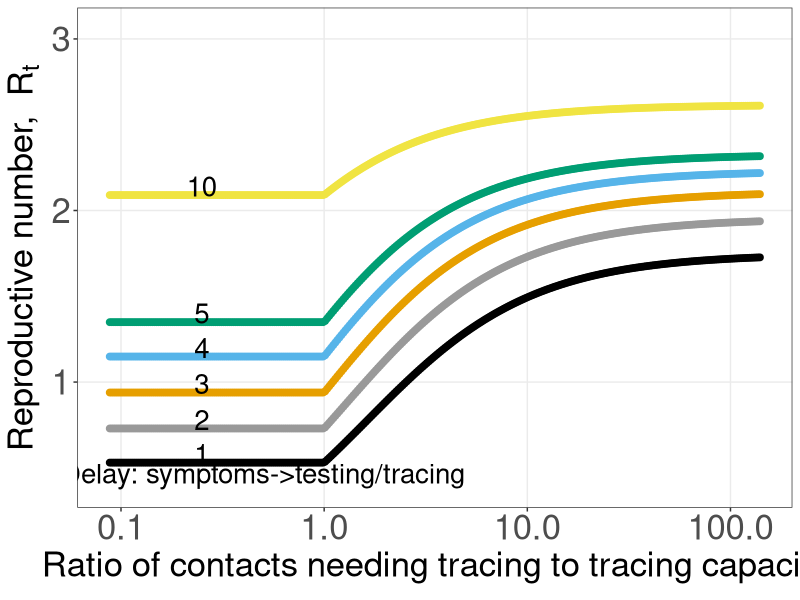
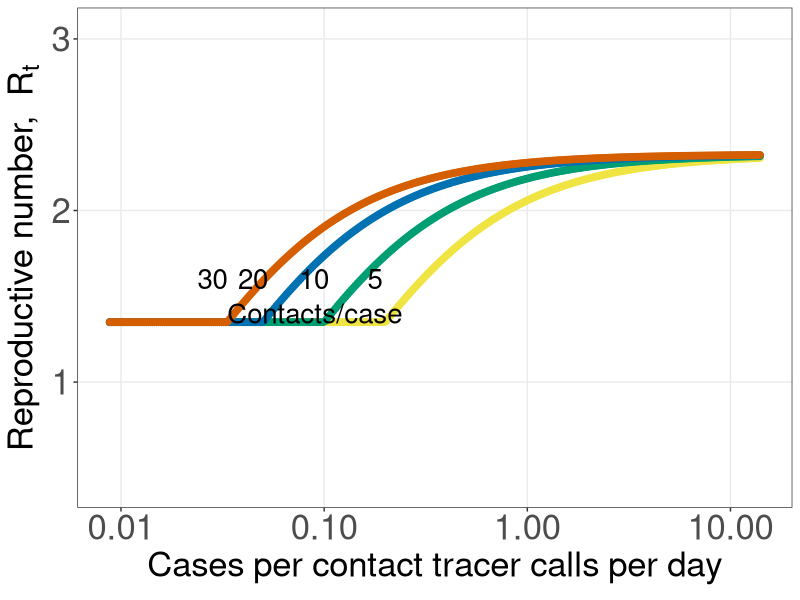
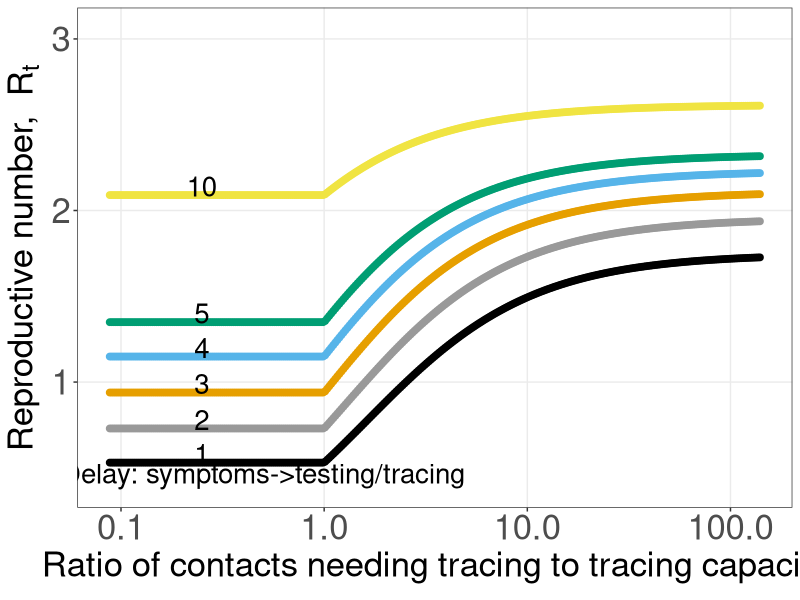
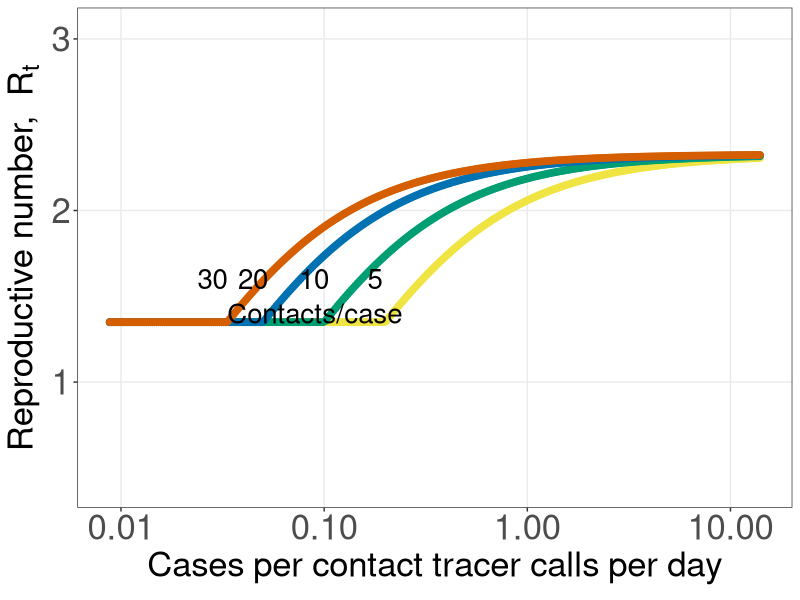
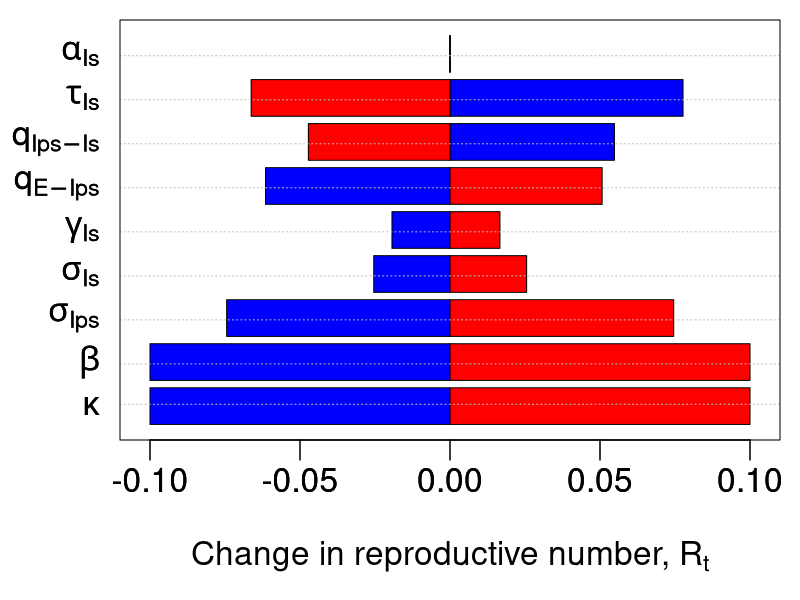

Write the R code that produced these figures, in order.
setwd("c:/marm/research/covid-19/modeling T-CT-I/")
lapply(c("ggplot2","tidyverse","deSolve"),require,character.only=T) #load packages

R0a = function(parsR) { #function for R0 expression
  with(parsR,
       kappa*beta*(S/N)*(sigma_Is*q_Ips_Is/(alpha+gamma_Is+tau_Is+eps_Is_Ips*ftraced+eps_Is_Is*ftraced)*(q_E_Ips/(q_Ips_Is+eps_Ips_Ips*ftraced+eps_Ips_Is*ftraced))
                         +(sigma_Ips*q_E_Ips/(q_Ips_Is+eps_Ips_Ips*ftraced+eps_Ips_Is*ftraced)))*(1/(q_E_Ips+eps_E_Ips*ftraced+eps_E_Is*ftraced))) }
#params
#Infectiousness vs day from He et al gamma distribution parameterized w/ mean, variance
shape=function(mu,sig) mu^2/sig^2;scale = function(mu,sig) sig^2/mu;mn=3.1;sig2=2.15
presympInf=pgamma(2.3,shape=shape(mn,sig2),scale=scale(mn,sig2))/2.3 #relative daily infectiousness pre-symptomatic
postsympInf=(pgamma(7.3,shape=shape(mn,sig2),scale=scale(mn,sig2))-pgamma(2.3,shape=shape(mn,sig2),scale=scale(mn,sig2)))/5 #relative daily infectiousness mildly-symptomatic
ssInf=(pgamma(13.3,shape=shape(mn,sig2),scale=scale(mn,sig2))-pgamma(7.3,shape=shape(mn,sig2),scale=scale(mn,sig2)))/6 #relative daily infectiousness severely-symptomatic

Ninf=c(10^seq(0.2,3.4,by=.01)) # # of cases/infections traced
#Ninf=100 # # of cases/infections traced
Ncont_p_inf= 10 #c(5,10,20,30) # contacts per infection - value before lockdowns 30
NCCTD=12 # # of contacts a contact tracer can contact per day to isolate; 1.5/hr
NCT=15 # # of contact tracers for population - CA target
capcontratio=(NCT*NCCTD)/(Ninf*Ncont_p_inf);capcontratio[capcontratio>1]=1
tdelay=c(1:5,10);testdelay=rep(tdelay,each=length(Ninf))
#tdelay=5;testdelay=rep(tdelay,each=length(Ninf))

pars1 = data.frame(N=100001,S=100001,
                   beta = 0.35,
                   kappa=1,
                   sigma_Ips=presympInf/postsympInf,
                   sigma_Is=1,
                   gamma_Is=1/5,
                   q_E_Ips=1/3.2,
                   q_Ips_Is=1/2.3,
                   q_Q_R=1/14,
                   tau_Is=1/testdelay,
                   ftraced=capcontratio,
                   tracetime=0.5,
                   CTR=T,
                   Ncont_p_inf= 10, # contacts per infection
                   NCCTD=12, # # of contacts a contact tracer can contact per day to isolate; 1.5/hr
                   NCT=15 # # of contact tracers for population
)

pars1 = pars1 %>% mutate (
  alpha=gamma_Is*(0.0066/0.8)/(1-(0.0066/0.8)),
  f_test=tau_Is/(tau_Is+gamma_Is),
  f_Ips=(sigma_Ips/q_Ips_Is)/
    (sigma_Ips/q_Ips_Is+sigma_Is/(gamma_Is+tau_Is)),
  f_Is=(sigma_Is/(gamma_Is+tau_Is))/
    (sigma_Ips/q_Ips_Is+sigma_Is/(gamma_Is+tau_Is)),
  ttt_Ips=1/tau_Is+1/q_Ips_Is+tracetime, #time to trace infect caused by Ips
  ttt_Is=1/tau_Is+tracetime, #time to trace infect caused by Ips
  f_E_Ips=exp(-q_E_Ips*ttt_Ips), #fraction of traced infections caused while Ips still in Ea
  f_E_Is=exp(-q_E_Ips*ttt_Is), #fraction of traced infections caused while Is still in Ea
  f_Ips_Ips=(1-f_E_Ips)*exp(-(1/(1/q_E_Ips+1/q_Ips_Is)*ttt_Ips)),
  f_Ips_Is=(1-f_E_Is)*exp(-(1/(1/q_E_Ips+1/q_Ips_Is)*ttt_Is)),
  f_Is_Ips=(1-f_E_Ips-f_Ips_Ips)*
    exp(-(1/(1/q_E_Ips+1/q_Ips_Is+1/gamma_Is)*ttt_Ips)),
  f_Is_Is=(1-f_E_Is-f_Ips_Is)*
    exp(-(1/(1/q_E_Ips+1/q_Ips_Is+1/gamma_Is)*ttt_Is)),
  eps_E_Ips=f_test*f_Ips*f_E_Ips, #traced infections while Ips to be removed
  eps_E_Is=f_test*f_Is*f_E_Is, #traced infections while Is to be removed
  eps_Ips_Ips=f_test*f_Ips*f_Ips_Ips, #traced infections while Ips to be removed
  eps_Ips_Is=f_test*f_Is*f_Ips_Is,#traced infections while Ips to be removed
  eps_Is_Ips=f_test*f_Ips*f_Is_Ips,#traced infections while Ips to be removed
  eps_Is_Is=f_test*f_Is*f_Is_Is)#traced infections while Ips to be removed

dat3=data.frame(Delay=testdelay,Ncont_p_inf=Ncont_p_inf,Ninf=rep(Ninf,length(tdelay)*length(Ncont_p_inf)),
                contacts_per_tracer_calls=c(Ninf*Ncont_p_inf/(NCT*NCCTD)),R0v=R0a(pars1))
cbp1 <- c("#000000","#999999", "#E69F00", "#56B4E9", "#009E73","#F0E442", "#0072B2", "#D55E00", "#CC79A7")
p1=ggplot(dat3, aes(y=R0v, x=contacts_per_tracer_calls,colour=factor(Delay))) + 
  theme_bw()+geom_point(size=2)+coord_cartesian(ylim=c(0.4,3.05))+
  scale_x_continuous(trans = 'log10')+
  theme(axis.title=element_text(size=25),legend.position = "none",
        axis.text=element_text(size=25))+
  xlab(expression(Ratio~of~contacts~needing~tracing~to~tracing~capacity))+
  ylab(expression("Reproductive number, "~R[t]))+
  annotate(geom="text",x=0.25, y=aggregate(R0v~Delay,data=dat3,FUN=min)$R0v+.05,
           label=unique(dat3$Delay),size=7)+
  annotate(geom="text",x=0.5, y=.88*aggregate(R0v~Delay,data=dat3,FUN=min)$R0v[1],
           label="Delay: symptoms->testing/tracing",size=7)+
  theme(panel.grid.minor = element_blank())+scale_colour_manual(values=cbp1);p1
#ggsave("Fig1.pdf",plot=p1,width=12,height=8)
ggsave("Fig1.tiff",plot=p1,width=12,height=8,units="in",compression = "lzw")

#Fig 2-------------------------------------------
Ncont_p_inf= c(5,10,20,30) # contacts per infection - value before lockdowns 30
#Ncont_p_inf= 10 # contacts per infection - value before lockdowns 30
capcontratio=(NCT*NCCTD)/(rep(Ninf,length(Ncont_p_inf))*rep(Ncont_p_inf,each=length(Ninf)))
capcontratio[capcontratio>1]=1
tdelay=5;testdelay=rep(tdelay,each=length(Ninf)*length(Ncont_p_inf))

pars2 = data.frame(N=100001,S=100001,
                   beta = 0.35,
                   kappa=1,
                   sigma_Ips=presympInf/postsympInf,
                   sigma_Is=1,
                   gamma_Is=1/5,
                   q_E_Ips=1/3.2,
                   q_Ips_Is=1/2.3,
                   q_Q_R=1/14,
                   tau_Is=1/testdelay,
                   ftraced=capcontratio,
                   tracetime=0.5, #fixing avg time to trace to 1/2 day
                   CTR=T,
                   Ncont_p_inf= 10, # contacts per infection
                   NCCTD=12, # # of contacts a contact tracer can contact per day to isolate; 1.5/hr
                   NCT=15 # # of contact tracers for population
)

pars2 = pars2 %>% mutate (
  alpha=gamma_Is*(0.0066/0.8)/(1-(0.0066/0.8)),
  f_test=tau_Is/(tau_Is+gamma_Is),
  f_Ips=(sigma_Ips/q_Ips_Is)/
    (sigma_Ips/q_Ips_Is+sigma_Is/(gamma_Is+tau_Is)),
  f_Is=(sigma_Is/(gamma_Is+tau_Is))/
    (sigma_Ips/q_Ips_Is+sigma_Is/(gamma_Is+tau_Is)),
  ttt_Ips=1/tau_Is+1/q_Ips_Is+tracetime, #time to trace infect caused by Ips
  ttt_Is=1/tau_Is+tracetime, #time to trace infect caused by Ips
  f_E_Ips=exp(-q_E_Ips*ttt_Ips), #fraction of traced infections caused while Ips still in Ea
  f_E_Is=exp(-q_E_Ips*ttt_Is), #fraction of traced infections caused while Is still in Ea
  f_Ips_Ips=(1-f_E_Ips)*exp(-(1/(1/q_E_Ips+1/q_Ips_Is)*ttt_Ips)),
  f_Ips_Is=(1-f_E_Is)*exp(-(1/(1/q_E_Ips+1/q_Ips_Is)*ttt_Is)),
  f_Is_Ips=(1-f_E_Ips-f_Ips_Ips)*
    exp(-(1/(1/q_E_Ips+1/q_Ips_Is+1/gamma_Is)*ttt_Ips)),
  f_Is_Is=(1-f_E_Is-f_Ips_Is)*
    exp(-(1/(1/q_E_Ips+1/q_Ips_Is+1/gamma_Is)*ttt_Is)),
  eps_E_Ips=f_test*f_Ips*f_E_Ips, #traced infections while Ips to be removed
  eps_E_Is=f_test*f_Is*f_E_Is, #traced infections while Is to be removed
  eps_Ips_Ips=f_test*f_Ips*f_Ips_Ips, #traced infections while Ips to be removed
  eps_Ips_Is=f_test*f_Is*f_Ips_Is,#traced infections while Ips to be removed
  eps_Is_Ips=f_test*f_Ips*f_Is_Ips,#traced infections while Ips to be removed
  eps_Is_Is=f_test*f_Is*f_Is_Is)#traced infections while Ips to be removed

dat4=data.frame(Delay=testdelay,Ncont_p_inf=rep(Ncont_p_inf,each=length(Ninf)),Ninf=rep(Ninf,length(Ncont_p_inf)*length(tdelay)),
                cases_per_tracer_calls=c(rep(Ninf,length(Ncont_p_inf)*length(tdelay))/(NCT*NCCTD)))
dat4$R0v=R0a(pars2)
cbp2 <- c("#F0E442","#009E73","#0072B2", "#D55E00", "#CC79A7")
p2=ggplot(dat4, aes(y=R0v, x=cases_per_tracer_calls,color=factor(Ncont_p_inf))) + 
  theme_bw()+geom_point(size=2)+coord_cartesian(ylim=c(0.4,3.05))+
  scale_x_continuous(trans = 'log10')+
  theme(axis.title=element_text(size=25),legend.position = "none",
        axis.text=element_text(size=25))+
  xlab(expression(Cases~per~contact~tracer~calls~per~day))+
  ylab(expression("Reproductive number, "~R[t]))+
  annotate(geom="text",x=c(10^(c(-.4,-.7,-1,-1.2)-.35)), y=1.6,
           label=Ncont_p_inf,size=7)+
  annotate(geom="text",x=.09, y=1.4,
           label="Contacts/case",size=7)+
  theme(panel.grid.minor = element_blank())+scale_colour_manual(values=cbp2);p2
#ggsave("Fig2.pdf",plot=p2,width=12,height=8)
ggsave("Fig2.tiff",plot=p2,width=12,height=8,units="in",compression = "lzw")

#-----------------------Sensitivity analysis Fig S3
Ninf= 18# # of cases/infections traced
Ncont_p_inf=10 # contacts per infection - value before lockdowns 30
NCCTD=12 # # of contacts a contact tracer can contact per day to isolate; 1.5/hr
NCT=15 # # of contact tracers for population - CA target
capcontratio=(NCT*NCCTD)/(Ninf*Ncont_p_inf);capcontratio[capcontratio>1]=1
pars5 = data.frame(
                   kappa=1,
                   beta = 0.35,
                   sigma_Ips=presympInf/postsympInf,
                   sigma_Is=1,
                   gamma_Is=1/5,
                   q_E_Ips=1/3.2,
                   q_Ips_Is=1/2.3,
                   tau_Is=1/5,
                   alpha=0.0025)

Rt_sens=data.frame(matrix(NA,nrow=length(pars5),ncol=2));colnames(Rt_sens)=c("dec","inc");rownames(Rt_sens)=names(pars5)
for (k in 1:length(pars5)) {
  parsR0_sens=pars5
  for (l in 1:2) {
    parsR0_sens[k]=pars5[k]*(.7+0.2*l)
    pars6 = parsR0_sens %>% mutate (N=100001,S=100001,
                              q_Q_R=1/14,
                              ftraced=capcontratio,
                              tracetime=0.5,
                              CTR=T,
                              Ncont_p_inf= 10, # contacts per infection
                              NCCTD=12, # # of contacts a contact tracer can contact per day to isolate; 1.5/hr
                              NCT=15, # # of contact tracers for population
                              f_test=tau_Is/(tau_Is+gamma_Is),
                              f_Ips=(sigma_Ips/q_Ips_Is)/
                                (sigma_Ips/q_Ips_Is+sigma_Is/(gamma_Is+tau_Is)),
                              f_Is=(sigma_Is/(gamma_Is+tau_Is))/
                                (sigma_Ips/q_Ips_Is+sigma_Is/(gamma_Is+tau_Is)),
                              ttt_Ips=1/tau_Is+1/q_Ips_Is+tracetime, #time to trace infect caused by Ips
                              ttt_Is=1/tau_Is+tracetime, #time to trace infect caused by Ips
                              f_E_Ips=exp(-q_E_Ips*ttt_Ips), #fraction of traced infections caused while Ips still in Ea
                              f_E_Is=exp(-q_E_Ips*ttt_Is), #fraction of traced infections caused while Is still in Ea
                              f_Ips_Ips=(1-f_E_Ips)*exp(-(1/(1/q_E_Ips+1/q_Ips_Is)*ttt_Ips)),
                              f_Ips_Is=(1-f_E_Is)*exp(-(1/(1/q_E_Ips+1/q_Ips_Is)*ttt_Is)),
                              f_Is_Ips=(1-f_E_Ips-f_Ips_Ips)*
                                exp(-(1/(1/q_E_Ips+1/q_Ips_Is+1/gamma_Is)*ttt_Ips)),
                              f_Is_Is=(1-f_E_Is-f_Ips_Is)*
                                exp(-(1/(1/q_E_Ips+1/q_Ips_Is+1/gamma_Is)*ttt_Is)),
                              eps_E_Ips=f_test*f_Ips*f_E_Ips, #traced infections while Ips to be removed
                              eps_E_Is=f_test*f_Is*f_E_Is, #traced infections while Is to be removed
                              eps_Ips_Ips=f_test*f_Ips*f_Ips_Ips, #traced infections while Ips to be removed
                              eps_Ips_Is=f_test*f_Is*f_Ips_Is,#traced infections while Ips to be removed
                              eps_Is_Ips=f_test*f_Ips*f_Is_Ips,#traced infections while Ips to be removed
                              eps_Is_Is=f_test*f_Is*f_Is_Is)#traced infections while Ips to be removed
    
    Rt_sens[k,l]=R0a(pars6)   
}}

parlabs=c(expression(kappa),
          expression(beta),
          expression(sigma[Ips]),
          expression(sigma[Is]),
          expression(gamma[Is]),
          expression(q[E-Ips]),
          expression(q[Ips-Is]),
          expression(tau[Is]),
          expression(alpha[Is])
)
Rtbase=sum(Rt_sens[1,])/2
Rt_sensR=(Rt_sens-Rtbase)/Rtbase
#pdf("S3_Fig.pdf",width=10,height=8)
tiff("S3_Fig.tif",width=10,height=8,units="in",res=300,compression = "lzw")
par(mar=c(4, 3, .5, 0.5),mgp=c(2.5,.5,0),cex=2)
barplot(Rt_sensR[,1],horiz=T,names.arg=parlabs,las=2,col="blue",xlim=c(-.11,.11),#xlab="Change in R0")
        xlab=expression(Change~"in"~"reproductive number,"~R[t]),las=1)
barplot(Rt_sensR[,2],horiz=T,names.arg=parlabs,las=2,col="red",add=T,las=1)
abline(h=c(.75,1.85,3.05,4.25,5.45,6.65,7.85,9.05,10.25),col="grey",lty=3)
box();#grid(ny=nrow(Rt_sens)+1)
dev.off()
